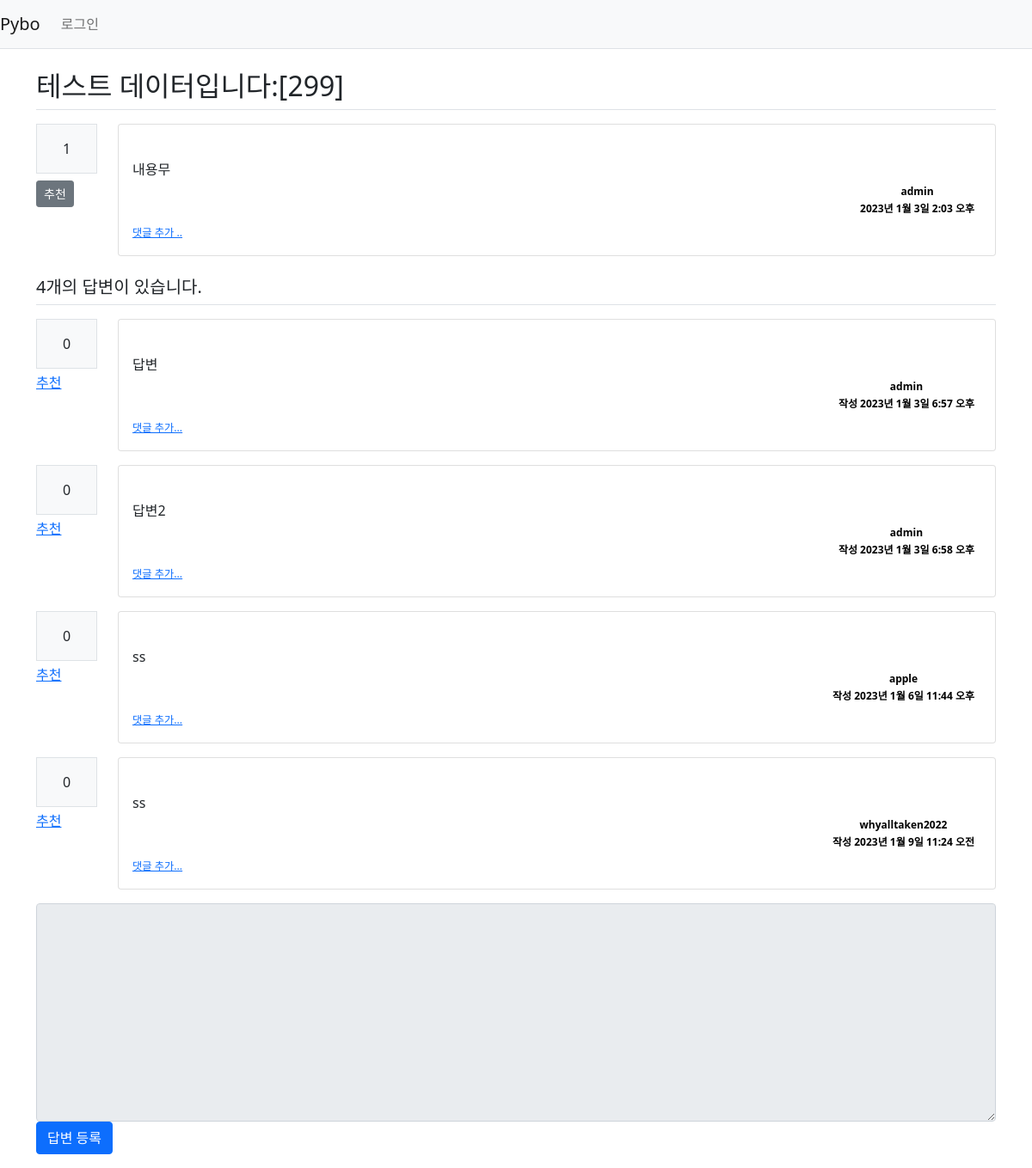
Page /pybo/306/ on the committed database.
### pybo/models.py (models this page shows, shortened)
class Question(models.Model):
    author = models.ForeignKey(User, on_delete=models.CASCADE, related_name='author_question')
    subject = models.CharField(max_length=200)
    content = models.TextField()
    modify_date = models.DateTimeField(null=True, blank=True)
    create_date = models.DateTimeField()
    voter = models.ManyToManyField(User, related_name='voter_question')

class Answer(models.Model):
    author = models.ForeignKey(User, on_delete=models.CASCADE, related_name='author_answer')
    question = models.ForeignKey(Question, on_delete=models.CASCADE)
    content = models.TextField()
    modify_date = models.DateTimeField(null=True, blank=True)
    create_date = models.DateTimeField()
    voter = models.ManyToManyField(User, related_name='voter_answer')

### pybo/views/base_views.py (the view)
def detail(request, question_id):
    question = get_object_or_404(Question, pk=question_id)
    context = {'question': question}
    return render(request, 'pybo/question_detail.html', context)

### templates/pybo/question_detail.html (shortened to what this page needs)
{% extends 'base.html' %}
{% block content %}
<div class="container my-3">
    <h2 class="border-bottom py-2">{{ question.subject }}</h2>
    <div class="row my-3">
        <div class="col-1">
            <div class="bg-light text-center p-3 border font-weight-bolder mb-1">
                {{ question.voter.count }}
            </div>
            <a href="#" data-uri="{% url 'pybo:vote_question' question.id %}"
                class="recommend btn btn-sm btn-secondary btn-block my-1">추천</a>
        </div>
        <div class="col-11">
            <div class="card">
                <div class="card-body">
                <div class="card-text" style="white-space: pre-line;">
                    {{ question.content }}
                </div>
                <div class="d-flex justify-content-end">
                    <div class="badge badge-light p-2 text-left" style="color: black;">
                        <div class="mb-2">
                            {{ question.author.username }}
                        </div>
                        <div>
                            {{ question.create_date }}
                        </div>
                    </div>
                </div>
                <div>
                    <a href="{% url 'pybo:comment_create_question' question.id %}" class="small">
                        <small>댓글 추가 ..</small>
                    </a>
                </div>
            </div>
            </div>
        </div>
    </div>
    <h5 class="border-bottom my-3 py-2">
        {{ question.answer_set.count }}개의 답변이 있습니다.
    </h5>
    {% for answer in question.answer_set.all %}
    <div class="row my-3">
        <div class="col-1">
            <div class="bg-light text-center p-3 border font-weight-bolder mb-1">
                {{ answer.voter.count }}
            </div>
            <a href="#" data-uri="{% url 'pybo:vote_answer' answer.id %}">
                추천
            </a>
        </div>
        <div class="col-11">
            <div class="card">
        <div class="card-body">
            <div class="card-text" style="white-space: pre-line;">
                {{ answer.content }}
            </div>
            <div class="d-flex justify-content-end">
                <div class="badge badge-light p-2 text-left" style="color: black;">
                    <div class="mb-2"> {{ answer.author.username }}</div>
                    <div>작성 {{ answer.create_date }}</div>
                </div>
            </div>
            <div>
                <a href="{% url 'pybo:comment_create_answer' answer.id %}" class="small">
                    <small>댓글 추가...</small>
                </a>
            </div>
        </div>
    </div>
    </div>
    </div>
    {% endfor %}
    <form action="{% url 'pybo:answer_create' question.id %}" method="post" class="my-3">
        <div class="form-group">
            <textarea name="content" id="content"
                      {% if not user.is_authenticated %}disabled{% endif %}
                      class="form-control" rows="10"></textarea>
        </div>
        <input type="submit" value="답변 등록" class="btn btn-primary">
    </form>
</div>
{% endblock %}

### rows in the picture
Question: subject "테스트 데이터입니다:[299]", voter.count "1", content "내용무", author.username "admin", create_date "2023년 1월 3일 2:03 오후", answer_set.count "4"
Answer: voter.count "0", content "답변", author.username "admin", create_date "2023년 1월 3일 6:57 오후"
Answer: voter.count "0", content "답변2", author.username "admin", create_date "2023년 1월 3일 6:58 오후"
Answer: voter.count "0", content "ss", author.username "apple", create_date "2023년 1월 6일 11:44 오후"
Answer: voter.count "0", content "ss", author.username "whyalltaken2022", create_date "2023년 1월 9일 11:24 오전"
